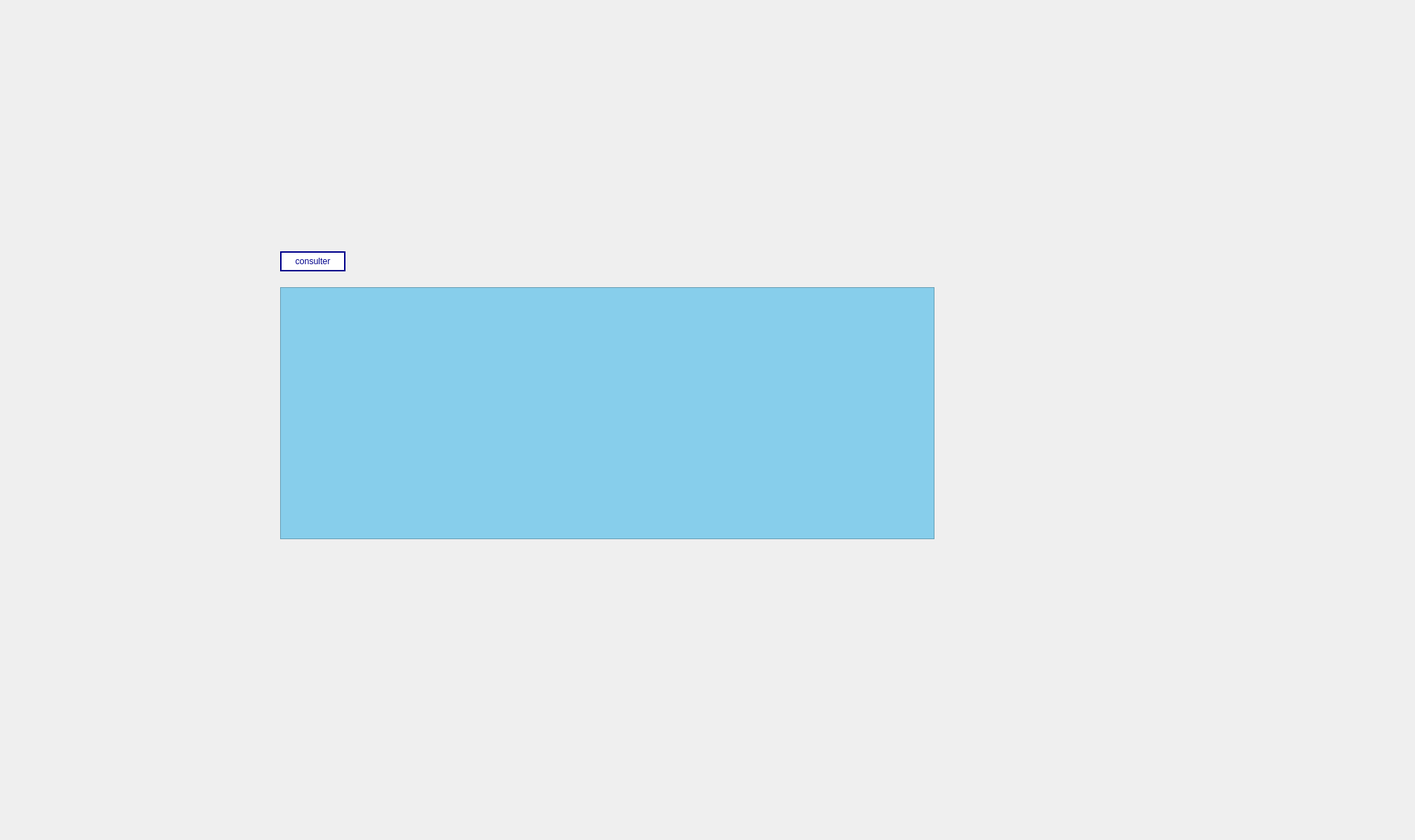
      <widget class="QWidget" name="tab_8">
       <attribute name="title">
        <string>Medicaments expirés</string>
       </attribute>
       <widget class="QLabel" name="label_21">
        <property name="geometry">
         <rect>
          <x>0</x>
          <y>0</y>
          <width>1961</width>
          <height>1161</height>
         </rect>
        </property>
        <property name="text">
         <string/>
        </property>
        <property name="pixmap">
         <pixmap>../Desktop/2A/Projet_C++/smart.jpg</pixmap>
        </property>
       </widget>
       <widget class="QTableView" name="tableViewMedicament_exp">
        <property name="geometry">
         <rect>
          <x>390</x>
          <y>400</y>
          <width>911</width>
          <height>351</height>
         </rect>
        </property>
        <property name="styleSheet">
         <string notr="true">background-color:skyblue;</string>
        </property>
       </widget>
       <widget class="QPushButton" name="pushButton_consulter_med_exp">
        <property name="geometry">
         <rect>
          <x>390</x>
          <y>350</y>
          <width>91</width>
          <height>28</height>
         </rect>
        </property>
        <property name="styleSheet">
         <string notr="true">color:darkblue ;
border-color:darkblue ;
border-style:solid;
border-width:2px;
background:white;</string>
        </property>
        <property name="text">
         <string>consulter</string>
        </property>
       </widget>
      </widget>
